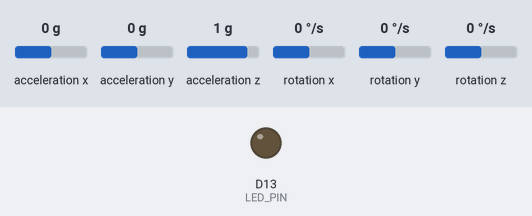
This sketch was run on a simulated Arduino Nano 33 BLE. On the bench: output pins drawn as LEDs (lit = HIGH). The inputs (shaded band) are chosen by the test bench; at power-on: acceleration x 0 g, acceleration y 0 g, acceleration z 1 g, rotation x 0 °/s, rotation y 0 °/s, rotation z 0 °/s. What the sketch prints to the serial monitor is not drawn.

Above: at 10.4 s.
Timing chart, 0 to 26.5 s (numbered marks = the images above):
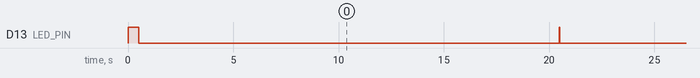

The sketch:

nano33_imu.ino
```cpp
/*
 * Nano 33 BLE Rev2 - IMU 센서 데이터 출력
 * ============================================================
 * IMU: BMI270 (가속도 + 자이로)
 * 라이브러리: Arduino_BMI270_BMM150
 *
 * 축 설정 (케이스 부착 기준):
 *   X축 → 진행방향 (정면)
 *   Y축 → 왼쪽
 *   Z축 → 위
 *
 * 출력 포맷 (100Hz):
 *   IMU,<timestamp_ms>,<ax>,<ay>,<az>,<gx>,<gy>,<gz>
 *   단위: 가속도 [g], 자이로 [deg/s]
 *
 * 통신: 921600 baud
 * ============================================================
 */

#include <Arduino_BMI270_BMM150.h>

#define SAMPLE_INTERVAL_MS 20  // 50Hz
#define LED_PIN LED_BUILTIN

unsigned long lastSampleTime = 0;
unsigned long sampleCounter  = 0;

void setup() {
  Serial.begin(921600);
  while (!Serial) delay(10);

  pinMode(LED_PIN, OUTPUT);
  digitalWrite(LED_PIN, LOW);

  if (!IMU.begin()) {
    Serial.println("ERROR,IMU_INIT_FAILED");
    // 초기화 실패 시 LED 빠르게 깜빡임
    while (1) {
      digitalWrite(LED_PIN, HIGH); delay(200);
      digitalWrite(LED_PIN, LOW);  delay(200);
    }
  }

  Serial.println("READY,NANO33_IMU");
  Serial.print("INFO,ACCEL_RATE,"); Serial.println(IMU.accelerationSampleRate());
  Serial.print("INFO,GYRO_RATE,");  Serial.println(IMU.gyroscopeSampleRate());

  // 준비 완료 LED 점멸
  digitalWrite(LED_PIN, HIGH); delay(500);
  digitalWrite(LED_PIN, LOW);
}

void loop() {
  unsigned long now = millis();

  if (now - lastSampleTime >= SAMPLE_INTERVAL_MS) {
    lastSampleTime = now;

    float ax, ay, az;
    float gx, gy, gz;

    bool accelReady = IMU.accelerationAvailable();
    bool gyroReady  = IMU.gyroscopeAvailable();

    if (accelReady) IMU.readAcceleration(ax, ay, az);
    else            ax = ay = az = 0.0;

    if (gyroReady)  IMU.readGyroscope(gx, gy, gz);
    else            gx = gy = gz = 0.0;

    if (accelReady || gyroReady) {
      sampleCounter++;

      // IMU,<timestamp_ms>,<ax>,<ay>,<az>,<gx>,<gy>,<gz>
      Serial.print("IMU,");
      Serial.print(now);    Serial.print(",");
      Serial.print(ax, 4);  Serial.print(",");
      Serial.print(ay, 4);  Serial.print(",");
      Serial.print(az, 4);  Serial.print(",");
      Serial.print(gx, 4);  Serial.print(",");
      Serial.print(gy, 4);  Serial.print(",");
      Serial.println(gz, 4);

      // 1000샘플마다 LED 깜빡임 (동작 확인)
      if (sampleCounter % 1000 == 0) {
        digitalWrite(LED_PIN, HIGH); delay(10);
        digitalWrite(LED_PIN, LOW);
      }
    }
  }
}
```

Measured:
- by itself, D13 (LED_PIN): alternates HIGH for 0.01 s and LOW for 20.0 s
